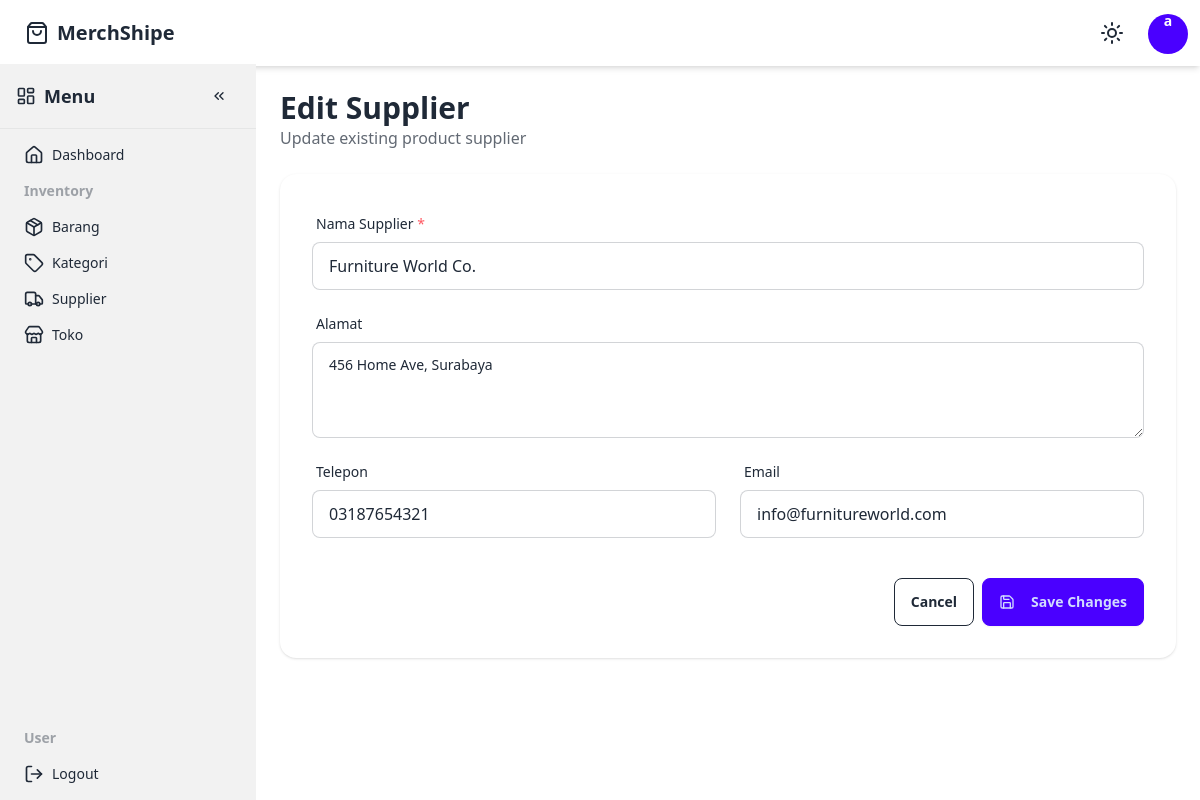
The app's page /supplier/edit.php?id=2 (signed in) with its own data.
### tables this page shows
CREATE TABLE users (
    id INT AUTO_INCREMENT PRIMARY KEY,
    username VARCHAR(50) NOT NULL UNIQUE,
    email VARCHAR(100) NOT NULL UNIQUE,
    password VARCHAR(255) NOT NULL,
    role ENUM('admin', 'user') DEFAULT 'user',
    created_at TIMESTAMP DEFAULT CURRENT_TIMESTAMP,
    updated_at TIMESTAMP DEFAULT CURRENT_TIMESTAMP ON UPDATE CURRENT_TIMESTAMP
);

CREATE TABLE supplier (
    id INT AUTO_INCREMENT PRIMARY KEY,
    nama_supplier VARCHAR(100) NOT NULL,
    alamat TEXT,
    telepon VARCHAR(20),
    email VARCHAR(100),
    created_at TIMESTAMP DEFAULT CURRENT_TIMESTAMP,
    updated_at TIMESTAMP DEFAULT CURRENT_TIMESTAMP ON UPDATE CURRENT_TIMESTAMP
);

### config/database.php (called while the page is built, shortened)
<?php
function getDBConnection() {
    try {
        $pdo = new PDO(
            "mysql:host=" . DB_HOST . ";dbname=" . DB_NAME . ";charset=utf8mb4",
            DB_USER,
            DB_PASS,
            [
                PDO::ATTR_ERRMODE => PDO::ERRMODE_EXCEPTION,
                PDO::ATTR_DEFAULT_FETCH_MODE => PDO::FETCH_ASSOC,
                PDO::ATTR_EMULATE_PREPARES => false,
            ]
        );
        return $pdo;
    } catch (PDOException $e) {
        die("Connection failed: " . $e->getMessage());
    }
}
function e($string) {
    return htmlspecialchars($string, ENT_QUOTES, 'UTF-8');
}
function isLoggedIn() {
    return isset($_SESSION['user_id']) && !empty($_SESSION['user_id']);
}
function getCurrentUser() {
    if (isLoggedIn()) {
        $pdo = getDBConnection();
        $stmt = $pdo->prepare("SELECT id, username, email, role FROM users WHERE id = ?");
        $stmt->execute([$_SESSION['user_id']]);
        return $stmt->fetch();
    }
    return null;
}

### supplier/edit.php (the view, shortened to what this page needs)
<?php
require_once '../config/database.php';
$supplierId = intval($_GET['id'] ?? 0);
$pdo = getDBConnection();
$stmt = $pdo->prepare("SELECT * FROM supplier WHERE id = ?");
$stmt->execute([$supplierId]);
$supplier = $stmt->fetch();
include '../views/header.php';
include '../views/topnav.php';
include '../views/sidebar.php';
?>
<div class="content p-6">
    <div class="mb-6">
        <h1 class="text-3xl font-bold">Edit Supplier</h1>
        <p class="text-base-content/70">Update existing product supplier</p>
    </div>
    <div class="card bg-base-100 shadow">
        <div class="card-body">
            <form method="POST" action="edit.php?id=<?php echo e($supplierId); ?>" data-validate>
                <div class="form-control mb-4">
                    <label class="label" for="nama_supplier">
                        <span class="label-text">Nama Supplier <span class="text-error">*</span></span>
                    </label>
                    <input
                        type="text"
                        name="nama_supplier"
                        id="nama_supplier"
                        placeholder="Enter supplier name"
                        class="input input-bordered w-full"
                        value="<?php echo e($supplier['nama_supplier']); ?>"
                        data-validate="required|min:1"
                    />
                </div>
                <div class="form-control mb-4">
                    <label class="label" for="alamat">
                        <span class="label-text">Alamat</span>
                    </label>
                    <textarea
                        name="alamat"
                        id="alamat"
                        placeholder="Enter supplier address"
                        class="textarea textarea-bordered w-full h-24"
                    ><?php echo e($supplier['alamat']); ?></textarea>
                </div>
                <div class="grid grid-cols-1 md:grid-cols-2 gap-6">
                    <div class="form-control mb-4">
                        <label class="label" for="telepon">
                            <span class="label-text">Telepon</span>
                        </label>
                        <input
                            type="text"
                            name="telepon"
                            id="telepon"
                            placeholder="Enter phone number"
                            class="input input-bordered w-full"
                            value="<?php echo e($supplier['telepon']); ?>"
                        />
                    </div>
                    <div class="form-control mb-4">
                        <label class="label" for="email">
                            <span class="label-text">Email</span>
                        </label>
                        <input
                            type="email"
                            name="email"
                            id="email"
                            placeholder="Enter email address"
                            class="input input-bordered w-full"
                            value="<?php echo e($supplier['email']); ?>"
                        />
                    </div>
                </div>
                <div class="card-actions justify-end mt-6">
                    <a href="index.php" class="btn btn-outline">Cancel</a>
                    <button type="submit" class="btn btn-primary">
                        <i data-lucide="save" class="w-4 h-4 mr-2"></i> Save Changes
                    </button>
                </div>
            </form>
        </div>
    </div>
</div>
<?php include '../views/footer.php'; ?>

### views/topnav.php (shortened to what this page needs)
<?php
require_once '../config/database.php';
$user = getCurrentUser();
?>
<div class="navbar bg-base-100 shadow-md z-10">
    <div class="flex-1">
        <a href="../" class="btn btn-ghost text-xl flex items-center gap-2">
            <i data-lucide="shopping-bag" class="w-6 h-6"></i>
            <span>MerchShipe</span>
        </a>
    </div>
    <div class="flex-none gap-2">
        <?php if (isLoggedIn()): ?>
            <div class="dropdown dropdown-end">
                <div tabindex="0" role="button" class="btn btn-ghost btn-circle">
                    <i data-lucide="sun" class="w-6 h-6 theme-icon"></i>
                </div>
            </div>
            <div class="dropdown dropdown-end">
                <div tabindex="0" role="button" class="btn btn-ghost btn-circle avatar">
                    <div class="w-10 rounded-full bg-primary text-white flex items-center justify-center">
                        <span class="font-bold"><?php echo substr(e($user['username']), 0, 1); ?></span>
                    </div>
                </div>
            </div>
        <?php endif; ?>
    </div>
</div>

### views/header.php (style rules this page uses)
.content { margin-left: 16rem; transition: margin-left 0.4s cubic-bezier(0.4, 0, 0.2, 1); }
.content { overflow-x: hidden; }

### records on screen
users: username "a"
supplier: nama_supplier "Furniture World Co.", alamat "456 Home Ave, Surabaya", telepon "03187654321", email "info@furnitureworld.com"
